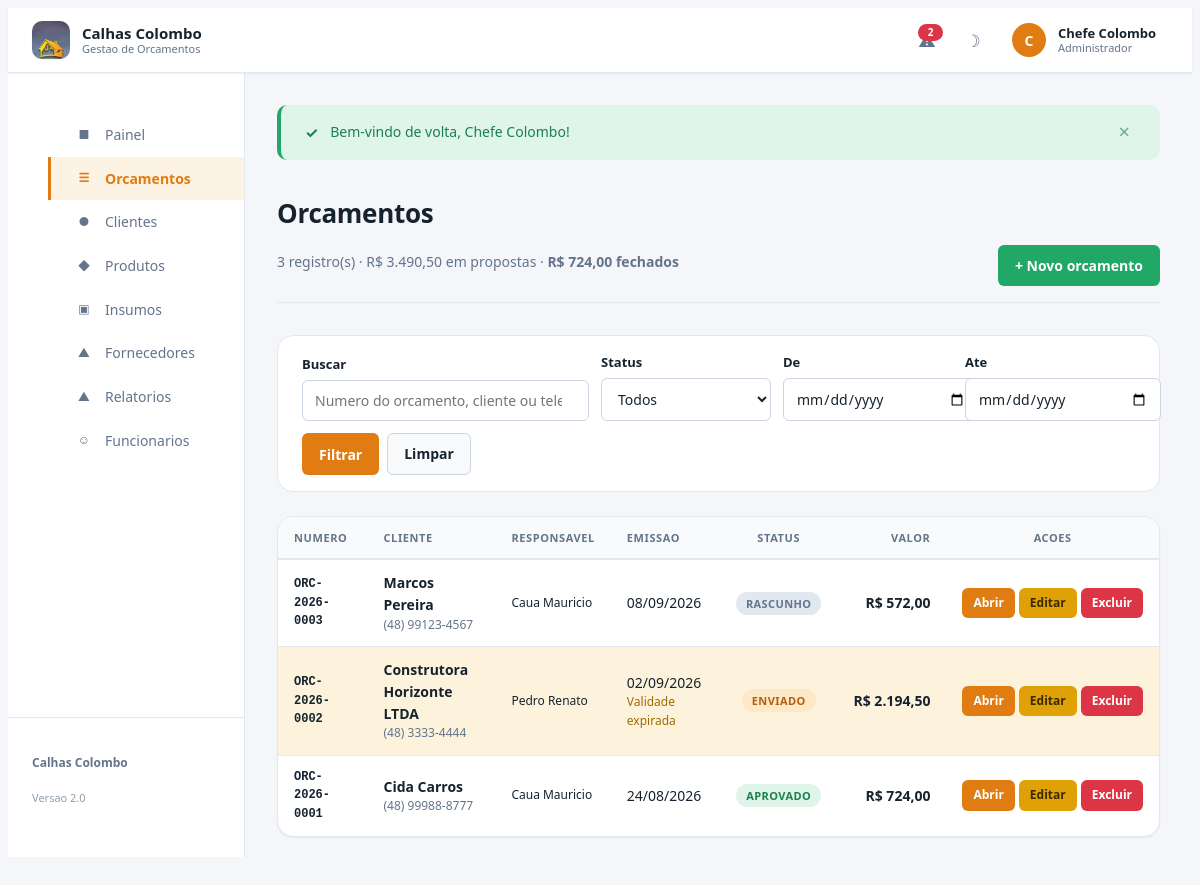
The page /orcamentos_listar.php (signed in) on the database its author committed.
### tables this page shows
CREATE TABLE `orcamentos` (
  `id`                    INT(11) NOT NULL AUTO_INCREMENT,
  `numero`                VARCHAR(20) NOT NULL,
  `token`                 CHAR(32) NOT NULL,
  `cliente_id`            INT(11) NOT NULL,
  `responsavel_id`        INT(11) NOT NULL,
  `data_orcamento`        DATETIME NOT NULL DEFAULT CURRENT_TIMESTAMP,
  `data_entrega_prevista` DATE DEFAULT NULL,
  `validade_dias`         INT(11) NOT NULL DEFAULT 15,
  `status`                ENUM('rascunho','enviado','aprovado','em_producao','concluido','cancelado') NOT NULL DEFAULT 'rascunho',
  `tipo_telhado`          VARCHAR(50) DEFAULT NULL,
  `corte_chapa`           VARCHAR(30) DEFAULT NULL,
  `condicao_acesso`       VARCHAR(50) DEFAULT NULL,
  `acabamento_cor`        VARCHAR(50) DEFAULT NULL,
  `inclui_rufos`          TINYINT(1) NOT NULL DEFAULT 0,
  `inclui_condutores`     TINYINT(1) NOT NULL DEFAULT 0,
  `inclui_veda_calha`     TINYINT(1) NOT NULL DEFAULT 0,
  `inclui_cabeceiras`     TINYINT(1) NOT NULL DEFAULT 0,
  `valor_materiais`       DECIMAL(10,2) NOT NULL DEFAULT 0.00,
  `valor_mao_obra`        DECIMAL(10,2) NOT NULL DEFAULT 0.00,
  `percentual_desconto`   DECIMAL(5,2) NOT NULL DEFAULT 0.00,
  `valor_desconto`        DECIMAL(10,2) NOT NULL DEFAULT 0.00,
  `valor_total`           DECIMAL(10,2) NOT NULL DEFAULT 0.00,
  `forma_pagamento`       VARCHAR(40) DEFAULT NULL,
  `observacoes`           TEXT DEFAULT NULL,
  `data_resposta`         DATETIME DEFAULT NULL,
  PRIMARY KEY (`id`),
  UNIQUE KEY `uk_numero` (`numero`),
  UNIQUE KEY `uk_token` (`token`),
  KEY `idx_cliente` (`cliente_id`),
  KEY `idx_responsavel` (`responsavel_id`),
  KEY `idx_status` (`status`),
  KEY `idx_data` (`data_orcamento`),
  CONSTRAINT `fk_orc_cliente`     FOREIGN KEY (`cliente_id`)     REFERENCES `clientes` (`id`),
  CONSTRAINT `fk_orc_responsavel` FOREIGN KEY (`responsavel_id`) REFERENCES `usuarios` (`id`)
);

CREATE TABLE `clientes` (
  `id`               INT(11) NOT NULL AUTO_INCREMENT,
  `nome`             VARCHAR(100) NOT NULL,
  `tipo_pessoa`      ENUM('fisica','juridica') NOT NULL DEFAULT 'fisica',
  `cpf_cnpj`         VARCHAR(20) DEFAULT NULL,
  `telefone`         VARCHAR(20) NOT NULL,
  `whatsapp`         VARCHAR(20) DEFAULT NULL,
  `email`            VARCHAR(150) DEFAULT NULL,
  `cep`              VARCHAR(10) DEFAULT NULL,
  `endereco`         VARCHAR(150) NOT NULL,
  `numero`           VARCHAR(15) DEFAULT NULL,
  `complemento`      VARCHAR(100) DEFAULT NULL,
  `bairro`           VARCHAR(60) DEFAULT NULL,
  `cidade`           VARCHAR(60) DEFAULT NULL,
  `uf`               CHAR(2) DEFAULT 'SC',
  `ponto_referencia` VARCHAR(150) DEFAULT NULL,
  `origem`           ENUM('indicacao','instagram','google','fachada','outro') DEFAULT 'outro',
  `ativo`            TINYINT(1) NOT NULL DEFAULT 1,
  `observacoes`      TEXT DEFAULT NULL,
  `data_cadastro`    DATETIME NOT NULL DEFAULT CURRENT_TIMESTAMP,
  PRIMARY KEY (`id`),
  KEY `idx_nome` (`nome`),
  KEY `idx_cpf_cnpj` (`cpf_cnpj`),
  KEY `idx_cidade` (`cidade`)
);

CREATE TABLE `usuarios` (
  `id`            INT(11) NOT NULL AUTO_INCREMENT,
  `nome`          VARCHAR(100) NOT NULL,
  `email`         VARCHAR(150) NOT NULL,
  `senha`         VARCHAR(255) NOT NULL,
  `perfil`        ENUM('admin','gerente','calheiro','campo') NOT NULL DEFAULT 'campo',
  `telefone`      VARCHAR(20) DEFAULT NULL,
  `ativo`         TINYINT(1) NOT NULL DEFAULT 1,
  `ultimo_acesso` DATETIME DEFAULT NULL,
  `data_cadastro` DATETIME NOT NULL DEFAULT CURRENT_TIMESTAMP,
  PRIMARY KEY (`id`),
  UNIQUE KEY `uk_email` (`email`),
  KEY `idx_perfil` (`perfil`)
);

### inclui/auth.php (called while the page is built, shortened)
<?php
require_once __DIR__ . '/funcoes.php';
function permissoes(): array
{
    return [
        'admin' => [
            'ver_dashboard', 'ver_financeiro', 'gerir_clientes', 'excluir_clientes',
            'gerir_orcamentos', 'excluir_orcamentos', 'gerir_produtos', 'gerir_insumos',
            'gerir_fornecedores', 'gerir_usuarios', 'ver_relatorios',
        ],
        'gerente' => [
            'ver_dashboard', 'ver_financeiro', 'gerir_clientes',
            'gerir_orcamentos', 'gerir_produtos', 'gerir_insumos',
            'gerir_fornecedores', 'ver_relatorios',
        ],
        'calheiro' => [
            'ver_dashboard', 'gerir_clientes', 'gerir_orcamentos', 'gerir_insumos',
        ],
        'campo' => [
            'ver_dashboard', 'gerir_clientes', 'gerir_orcamentos',
        ],
    ];
}
function pode(string $capacidade): bool
{
    $perfil = $_SESSION['usuario_perfil'] ?? '';
    $mapa = permissoes();
    return in_array($capacidade, $mapa[$perfil] ?? [], true);
}

### orcamentos_listar.php (the view, shortened to what this page needs)
<?php
require_once __DIR__ . '/inclui/auth.php';
$pdo = bd();
$verFinanceiro = pode('ver_financeiro');
$busca   = trim($_GET['busca'] ?? '');
$de      = trim($_GET['de'] ?? '');
$ate     = trim($_GET['ate'] ?? '');
$pagina  = max(1, (int) ($_GET['pagina'] ?? 1));
$porPagina = 15;
$where  = ['1=1'];
$params = [];
$clausula = 'WHERE ' . implode(' AND ', $where);
$st = $pdo->prepare(
    "SELECT COUNT(*) AS qtd,
            COALESCE(SUM(o.valor_total),0) AS total,
            COALESCE(SUM(CASE WHEN o.status IN ('aprovado','em_producao','concluido')
                         THEN o.valor_total ELSE 0 END),0) AS fechado
     FROM orcamentos o
     JOIN clientes c ON c.id = o.cliente_id
     $clausula"
);
$st->execute($params);
$resumo = $st->fetch();
$total = (int) $resumo['qtd'];
$totalPaginas = max(1, (int) ceil($total / $porPagina));
$pagina = min($pagina, $totalPaginas);
$inicio = ($pagina - 1) * $porPagina;
$st = $pdo->prepare(
    "SELECT o.*, c.nome AS cliente, c.telefone AS cliente_telefone,
            c.whatsapp AS cliente_whatsapp, u.nome AS responsavel
     FROM orcamentos o
     JOIN clientes c ON c.id = o.cliente_id
     JOIN usuarios u ON u.id = o.responsavel_id
     $clausula
     ORDER BY o.id DESC
     LIMIT $porPagina OFFSET $inicio"
);
$st->execute($params);
$orcamentos = $st->fetchAll();
require_once __DIR__ . '/inclui/cabecalho.php';
?>
<div class="pagina-topo">
    <div>
        <h1 class="pagina-titulo">Orcamentos</h1>
        <p class="pagina-subtitulo">
            <?= $total ?> registro(s)
            <?php if ($verFinanceiro): ?>
                &middot; <?= moeda($resumo['total']) ?> em propostas
                &middot; <strong><?= moeda($resumo['fechado']) ?> fechados</strong>
            <?php endif; ?>
        </p>
    </div>
    <div class="pagina-acoes">
        <a href="orcamentos_form.php" class="botao botao-sucesso">+ Novo orcamento</a>
    </div>
</div>
<form method="GET" class="barra-filtros">
    <div class="campo campo-busca">
        <label for="busca">Buscar</label>
        <input type="search" id="busca" name="busca" value="<?= e($busca) ?>"
               placeholder="Numero do orcamento, cliente ou telefone">
    </div>
    <div class="campo">
        <label for="status">Status</label>
        <select id="status" name="status">
            <option value="">Todos</option>
        </select>
    </div>
    <div class="campo">
        <label for="de">De</label>
        <input type="date" id="de" name="de" value="<?= e($de) ?>">
    </div>
    <div class="campo">
        <label for="ate">Ate</label>
        <input type="date" id="ate" name="ate" value="<?= e($ate) ?>">
    </div>
    <div class="flex g2">
        <button type="submit" class="botao botao-primario">Filtrar</button>
        <a href="orcamentos_listar.php" class="botao botao-neutro">Limpar</a>
    </div>
</form>
<div class="cartao">
    <div class="tabela-rolagem">
        <table class="tabela">
            <thead>
                <tr>
                    <th>Numero</th>
                    <th>Cliente</th>
                    <th>Responsavel</th>
                    <th>Emissao</th>
                    <th class="centro">Status</th>
                    <?php if ($verFinanceiro): ?><th class="num">Valor</th><?php endif; ?>
                    <th class="centro">Acoes</th>
                </tr>
            </thead>
            <tbody>
            <?php if ($orcamentos): ?>
                <?php foreach ($orcamentos as $o): ?>
                    <?php $vencido = orcamento_vencido($o); ?>
                    <tr class="<?= $vencido ? 'linha-destaque' : '' ?>">
                        <td>
                            <div class="mono negrito txt-p"><?= e($o['numero']) ?></div>
                        </td>
                        <td>
                            <div class="titulo-celula"><?= e($o['cliente']) ?></div>
                            <div class="sub-celula"><?= e(formatar_telefone($o['cliente_telefone'])) ?></div>
                        </td>
                        <td class="txt-p"><?= e($o['responsavel']) ?></td>
                        <td>
                            <div><?= data_br($o['data_orcamento']) ?></div>
                            <?php if ($vencido): ?>
                                <div class="sub-celula" style="color:var(--ambar-600)">Validade expirada</div>
                            <?php endif; ?>
                        </td>
                        <td class="centro"><?= selo_status($o['status']) ?></td>
                        <?php if ($verFinanceiro): ?>
                            <td class="num negrito"><?= moeda($o['valor_total']) ?></td>
                        <?php endif; ?>
                        <td>
                            <div class="acoes">
                                <a href="orcamentos_detalhes.php?id=<?= (int) $o['id'] ?>"
                                   class="botao botao-primario botao-p">Abrir</a>
                                <a href="orcamentos_form.php?id=<?= (int) $o['id'] ?>"
                                   class="botao botao-alerta botao-p">Editar</a>
                                <?php if (pode('excluir_orcamentos')): ?>
                                    <a href="orcamentos_excluir.php?id=<?= (int) $o['id'] ?>&csrf=<?= csrf_token() ?>"
                                       class="botao botao-perigo botao-p"
                                       data-confirmar="Excluir o orcamento <?= e($o['numero']) ?>? Esta acao nao pode ser desfeita.">Excluir</a>
                                <?php endif; ?>
                            </div>
                        </td>
                    </tr>
                <?php endforeach; ?>
            <?php endif; ?>
            </tbody>
        </table>
    </div>
</div>
<?php require_once __DIR__ . '/inclui/rodape.php'; ?>

### inclui/funcoes.php (shortened to what this page needs)
<?php
function e(?string $texto): string
{
    return htmlspecialchars($texto ?? '', ENT_QUOTES | ENT_SUBSTITUTE, 'UTF-8');
}
function csrf_token(): string
{
    return $_SESSION['csrf_token'];
}
function flash_exibir(): string
{
    $icones = ['sucesso' => '&#10003;', 'erro' => '&#33;', 'aviso' => '&#9888;', 'info' => '&#8505;'];
    $html = '';
    foreach ($_SESSION['flash'] as $f) {
        $icone = $icones[$f['tipo']] ?? '';
        $html .= '<div class="alerta alerta-' . e($f['tipo']) . '">'
               . '<span class="alerta-icone">' . $icone . '</span>'
               . '<span>' . e($f['mensagem']) . '</span>'
               . '<button type="button" class="alerta-fechar" onclick="this.parentElement.remove()">&times;</button>'
               . '</div>';
    }
    return $html;
}
function moeda($valor): string
{
    return 'R$ ' . number_format((float) $valor, 2, ',', '.');
}
function data_br(?string $data, bool $comHora = false): string
{
    $ts = strtotime($data);
    return $ts ? date($comHora ? 'd/m/Y H:i' : 'd/m/Y', $ts) : '-';
}
function so_numeros(?string $texto): string
{
    return preg_replace('/\D/', '', $texto ?? '');
}
function formatar_telefone(?string $tel): string
{
    $n = so_numeros($tel);
    if (strlen($n) === 11) {
        return '(' . substr($n, 0, 2) . ') ' . substr($n, 2, 5) . '-' . substr($n, 7);
    }
    if (strlen($n) === 10) {
        return '(' . substr($n, 0, 2) . ') ' . substr($n, 2, 4) . '-' . substr($n, 6);
    }
    return $tel ?? '';
}
function status_orcamento(?string $status = null)
{
    $mapa = [
        'rascunho'    => ['rotulo' => 'Rascunho',    'cor' => 'cinza'],
        'enviado'     => ['rotulo' => 'Enviado',     'cor' => 'laranja'],
        'aprovado'    => ['rotulo' => 'Aprovado',    'cor' => 'verde'],
        'em_producao' => ['rotulo' => 'Em producao', 'cor' => 'roxo'],
        'concluido'   => ['rotulo' => 'Concluido',   'cor' => 'verde-escuro'],
        'cancelado'   => ['rotulo' => 'Cancelado',   'cor' => 'vermelho'],
    ];
    if ($status === null) {
        return $mapa;
    }
    return $mapa[$status] ?? ['rotulo' => ucfirst($status), 'cor' => 'cinza'];
}
function selo_status(string $status): string
{
    $s = status_orcamento($status);
    return '<span class="selo selo-' . $s['cor'] . '">' . e($s['rotulo']) . '</span>';
}
function orcamento_vencido(array $orc): bool
{
    if (in_array($orc['status'], ['aprovado', 'em_producao', 'concluido', 'cancelado'], true)) {
        return false;
    }
    $limite = strtotime($orc['data_orcamento'] . ' +' . (int) $orc['validade_dias'] . ' days');
    return $limite < time();
}

### rows shown on the page
orcamentos: numero "ORC-2026-0003", cliente.nome "Marcos Pereira", cliente.telefone "(48) 99123-4567", responsavel.nome "Caua Mauricio", data_orcamento "08/09/2026", status "RASCUNHO", valor_total "R$ 572,00"
orcamentos: numero "ORC-2026-0002", cliente.nome "Construtora Horizonte LTDA", cliente.telefone "(48) 3333-4444", responsavel.nome "Pedro Renato", data_orcamento "02/09/2026", validade_dias "Validade expirada", status "ENVIADO", valor_total "R$ 2.194,50"
orcamentos: numero "ORC-2026-0001", cliente.nome "Cida Carros", cliente.telefone "(48) 99988-8777", responsavel.nome "Caua Mauricio", data_orcamento "24/08/2026", status "APROVADO", valor_total "R$ 724,00"

### other values the page prints
EMPRESA_NOME "Calhas Colombo"
count($alertas_estoque) "2"
mb_strtoupper(mb_substr($u['nome'], 0, 1)) "C"
$u['nome'] "Chefe Colombo"
rotulo_perfil($u['perfil']) "Administrador"
$icone "■"
$rotulo "Painel"
$icone "☰"
$rotulo "Orcamentos"
$icone "●"
$rotulo "Clientes"
$icone "◆"
$rotulo "Produtos"
$icone "▣"
$rotulo "Insumos"
